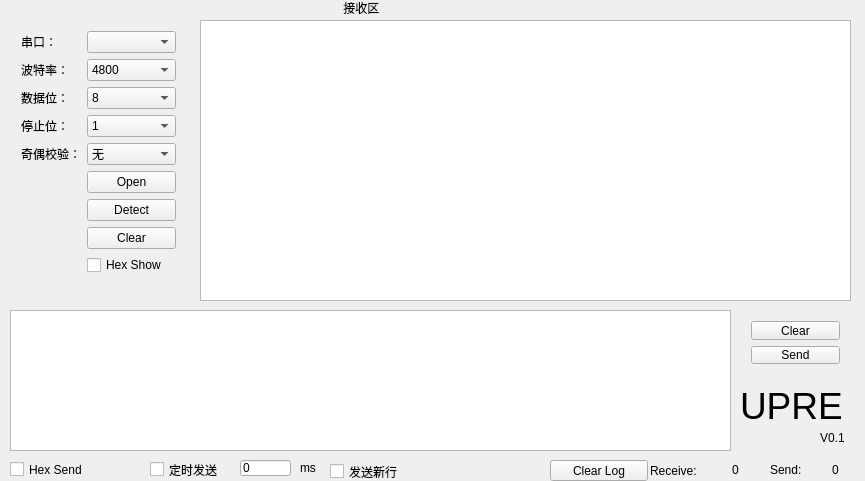
<?xml version="1.0" encoding="UTF-8"?>
<ui version="4.0">
 <author>丁欣童</author>
 <class>MainWindow</class>
 <widget class="QMainWindow" name="MainWindow">
  <property name="geometry">
   <rect>
    <x>0</x>
    <y>0</y>
    <width>865</width>
    <height>481</height>
   </rect>
  </property>
  <property name="font">
   <font>
    <pointsize>9</pointsize>
   </font>
  </property>
  <property name="windowTitle">
   <string>UPRE_Serial_Assistant</string>
  </property>
  <property name="windowOpacity">
   <double>5.000000000000000</double>
  </property>
  <widget class="QWidget" name="centralWidget">
   <property name="styleSheet">
    <string notr="true"/>
   </property>
   <widget class="QTextEdit" name="textEdit_send">
    <property name="geometry">
     <rect>
      <x>10</x>
      <y>310</y>
      <width>721</width>
      <height>141</height>
     </rect>
    </property>
    <property name="sizePolicy">
     <sizepolicy hsizetype="Fixed" vsizetype="Fixed">
      <horstretch>0</horstretch>
      <verstretch>0</verstretch>
     </sizepolicy>
    </property>
   </widget>
   <widget class="QWidget" name="verticalLayoutWidget">
    <property name="geometry">
     <rect>
      <x>740</x>
      <y>310</y>
      <width>111</width>
      <height>65</height>
     </rect>
    </property>
    <layout class="QVBoxLayout" name="verticalLayout" stretch="0,0">
     <item>
      <widget class="QPushButton" name="pushButton_clearSend">
       <property name="text">
        <string>Clear</string>
       </property>
      </widget>
     </item>
     <item>
      <widget class="QPushButton" name="pushButton_send">
       <property name="text">
        <string>Send</string>
       </property>
      </widget>
     </item>
    </layout>
   </widget>
   <widget class="QWidget" name="formLayoutWidget">
    <property name="geometry">
     <rect>
      <x>10</x>
      <y>20</y>
      <width>177</width>
      <height>294</height>
     </rect>
    </property>
    <layout class="QFormLayout" name="formLayout">
     <item row="1" column="0">
      <widget class="QLabel" name="label">
       <property name="text">
        <string>串口：</string>
       </property>
      </widget>
     </item>
     <item row="1" column="1">
      <widget class="QComboBox" name="comboBox_serialName"/>
     </item>
     <item row="2" column="0">
      <widget class="QLabel" name="label_2">
       <property name="text">
        <string>波特率：</string>
       </property>
      </widget>
     </item>
     <item row="4" column="0">
      <widget class="QLabel" name="label_3">
       <property name="text">
        <string>数据位：</string>
       </property>
      </widget>
     </item>
     <item row="6" column="0">
      <widget class="QLabel" name="label_4">
       <property name="text">
        <string>停止位：</string>
       </property>
      </widget>
     </item>
     <item row="7" column="0">
      <widget class="QLabel" name="label_5">
       <property name="text">
        <string>奇偶校验：</string>
       </property>
      </widget>
     </item>
     <item row="6" column="1">
      <widget class="QComboBox" name="comboBox_stopBits">
       <item>
        <property name="text">
         <string>1</string>
        </property>
       </item>
       <item>
        <property name="text">
         <string>1.5</string>
        </property>
       </item>
       <item>
        <property name="text">
         <string>2</string>
        </property>
       </item>
      </widget>
     </item>
     <item row="7" column="1">
      <widget class="QComboBox" name="comboBox_parity">
       <item>
        <property name="text">
         <string>无</string>
        </property>
       </item>
       <item>
        <property name="text">
         <string>奇校验</string>
        </property>
       </item>
       <item>
        <property name="text">
         <string>偶校验</string>
        </property>
       </item>
      </widget>
     </item>
     <item row="4" column="1">
      <widget class="QComboBox" name="comboBox_dataBits">
       <item>
        <property name="text">
         <string>8</string>
        </property>
       </item>
       <item>
        <property name="text">
         <string>7</string>
        </property>
       </item>
       <item>
        <property name="text">
         <string>6</string>
        </property>
       </item>
       <item>
        <property name="text">
         <string>5</string>
        </property>
       </item>
      </widget>
     </item>
     <item row="8" column="1">
      <widget class="QPushButton" name="pushButton_open2close">
       <property name="text">
        <string>Open</string>
       </property>
      </widget>
     </item>
     <item row="10" column="1">
      <widget class="QPushButton" name="pushButton_clearRec">
       <property name="text">
        <string>Clear</string>
       </property>
      </widget>
     </item>
     <item row="2" column="1">
      <widget class="QComboBox" name="comboBox_baud">
       <item>
        <property name="text">
         <string>4800</string>
        </property>
       </item>
       <item>
        <property name="text">
         <string>9600</string>
        </property>
       </item>
       <item>
        <property name="text">
         <string>19200</string>
        </property>
       </item>
       <item>
        <property name="text">
         <string>38400</string>
        </property>
       </item>
       <item>
        <property name="text">
         <string>57600</string>
        </property>
       </item>
       <item>
        <property name="text">
         <string>115200</string>
        </property>
       </item>
       <item>
        <property name="text">
         <string>230400</string>
        </property>
       </item>
       <item>
        <property name="text">
         <string>460800</string>
        </property>
       </item>
       <item>
        <property name="text">
         <string>576000</string>
        </property>
       </item>
       <item>
        <property name="text">
         <string>921600</string>
        </property>
       </item>
       <item>
        <property name="text">
         <string>1000000</string>
        </property>
       </item>
       <item>
        <property name="text">
         <string>1152000</string>
        </property>
       </item>
       <item>
        <property name="text">
         <string>1500000</string>
        </property>
       </item>
      </widget>
     </item>
     <item row="13" column="1">
      <widget class="QCheckBox" name="checkBox_hex_show">
       <property name="text">
        <string>Hex Show</string>
       </property>
       <property name="tristate">
        <bool>false</bool>
       </property>
      </widget>
     </item>
     <item row="9" column="1">
      <widget class="QPushButton" name="pushButton_detect_serial">
       <property name="text">
        <string>Detect</string>
       </property>
      </widget>
     </item>
    </layout>
   </widget>
   <widget class="QTextEdit" name="textEdit_receive">
    <property name="geometry">
     <rect>
      <x>200</x>
      <y>20</y>
      <width>651</width>
      <height>281</height>
     </rect>
    </property>
   </widget>
   <widget class="QLabel" name="label_6">
    <property name="geometry">
     <rect>
      <x>290</x>
      <y>0</y>
      <width>173</width>
      <height>15</height>
     </rect>
    </property>
    <property name="text">
     <string>                接收区</string>
    </property>
   </widget>
   <widget class="QCheckBox" name="checkBox_hex_send">
    <property name="geometry">
     <rect>
      <x>10</x>
      <y>460</y>
      <width>91</width>
      <height>19</height>
     </rect>
    </property>
    <property name="text">
     <string>Hex Send</string>
    </property>
   </widget>
   <widget class="QPushButton" name="pushButton_clear_log">
    <property name="geometry">
     <rect>
      <x>550</x>
      <y>460</y>
      <width>98</width>
      <height>21</height>
     </rect>
    </property>
    <property name="text">
     <string>Clear Log</string>
    </property>
   </widget>
   <widget class="QLabel" name="label_8">
    <property name="geometry">
     <rect>
      <x>650</x>
      <y>460</y>
      <width>71</width>
      <height>21</height>
     </rect>
    </property>
    <property name="text">
     <string>Receive:</string>
    </property>
   </widget>
   <widget class="QLabel" name="label_send_number">
    <property name="geometry">
     <rect>
      <x>810</x>
      <y>460</y>
      <width>51</width>
      <height>20</height>
     </rect>
    </property>
    <property name="text">
     <string>0</string>
    </property>
    <property name="alignment">
     <set>Qt::AlignCenter</set>
    </property>
   </widget>
   <widget class="QLabel" name="label_7">
    <property name="geometry">
     <rect>
      <x>770</x>
      <y>460</y>
      <width>41</width>
      <height>20</height>
     </rect>
    </property>
    <property name="text">
     <string>Send:</string>
    </property>
   </widget>
   <widget class="QLabel" name="label_receive_number">
    <property name="geometry">
     <rect>
      <x>710</x>
      <y>460</y>
      <width>51</width>
      <height>20</height>
     </rect>
    </property>
    <property name="text">
     <string>0</string>
    </property>
    <property name="alignment">
     <set>Qt::AlignCenter</set>
    </property>
   </widget>
   <widget class="QCheckBox" name="checkBox_timer_send">
    <property name="geometry">
     <rect>
      <x>150</x>
      <y>460</y>
      <width>91</width>
      <height>19</height>
     </rect>
    </property>
    <property name="text">
     <string>定时发送</string>
    </property>
   </widget>
   <widget class="QLineEdit" name="lineEdit_send_time">
    <property name="geometry">
     <rect>
      <x>240</x>
      <y>460</y>
      <width>51</width>
      <height>16</height>
     </rect>
    </property>
    <property name="text">
     <string>0</string>
    </property>
   </widget>
   <widget class="QLabel" name="label_9">
    <property name="geometry">
     <rect>
      <x>300</x>
      <y>460</y>
      <width>21</width>
      <height>16</height>
     </rect>
    </property>
    <property name="text">
     <string>ms</string>
    </property>
   </widget>
   <widget class="QLabel" name="label_10">
    <property name="geometry">
     <rect>
      <x>740</x>
      <y>380</y>
      <width>101</width>
      <height>51</height>
     </rect>
    </property>
    <property name="font">
     <font>
      <pointsize>28</pointsize>
     </font>
    </property>
    <property name="text">
     <string>UPRE</string>
    </property>
   </widget>
   <widget class="QLabel" name="label_11">
    <property name="geometry">
     <rect>
      <x>820</x>
      <y>430</y>
      <width>31</width>
      <height>16</height>
     </rect>
    </property>
    <property name="text">
     <string>V0.1</string>
    </property>
   </widget>
   <widget class="QCheckBox" name="checkBox_send_newline">
    <property name="geometry">
     <rect>
      <x>330</x>
      <y>460</y>
      <width>92</width>
      <height>23</height>
     </rect>
    </property>
    <property name="text">
     <string>发送新行</string>
    </property>
   </widget>
  </widget>
 </widget>
 <layoutdefault spacing="6" margin="11"/>
 <resources/>
 <connections/>
</ui>
